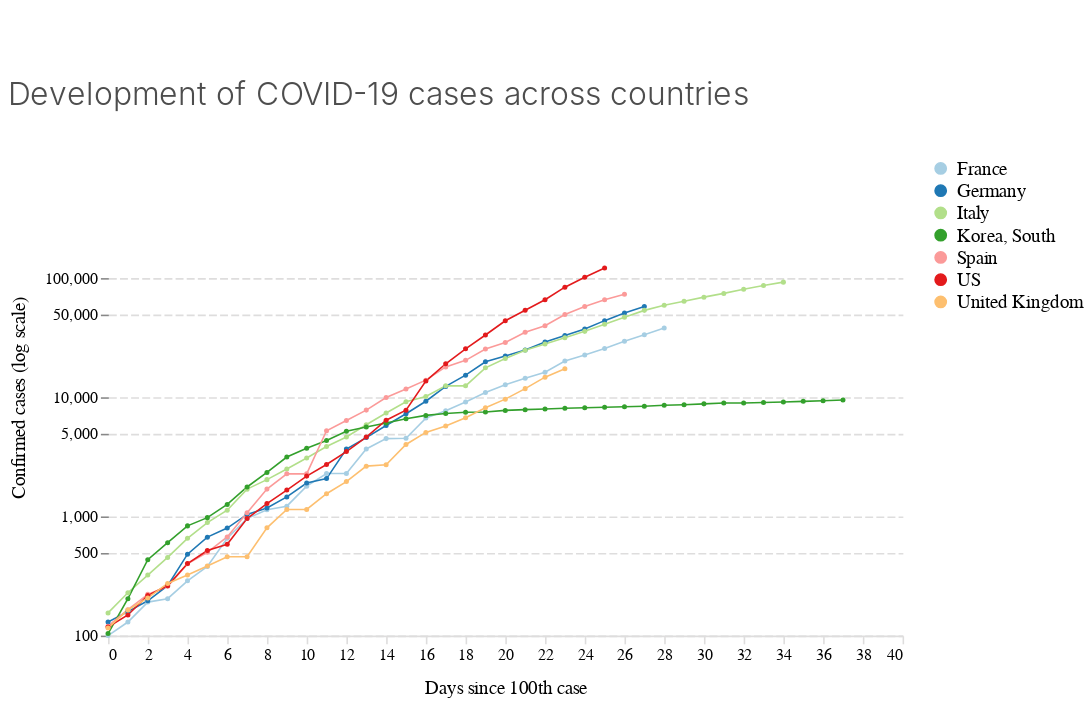

Notebook code for this chart:
### Code cell
chart_covid_cases

### Figure 1 — Vega-Lite specification as saved in the notebook (floating-point values rounded to 4 significant figures; data arrays with more than 128 entries replaced by an {"elided": "..."} marker saying what was removed)
{"$schema": "https://vega.github.io/schema/vega-lite/v3.4.0.json", "config": {"area": {"fill": "#1696d2"}, "axisX": {"domain": true, "domainColor": "#DEDDDD", "domainDashOffset": 10, "domainWidth": 1, "grid": false, "labelAngle": 0, "labelFont": "Avenir", "labelFontSize": 10, "tickColor": "#DEDDDD", "titleFont": "Avenir", "titleFontSize": 12, "titleFontWeight": 400, "titlePadding": 10}, "axisY": {"domain": false, "domainDashOffset": 10, "grid": true, "gridColor": "#DEDDDD", "gridDash": [5, 2], "gridWidth": 1, "labelAngle": 0, "labelFont": "Avenir", "labelFontSize": 10, "titleFont": "Avenir", "titleFontSize": 12, "titleFontWeight": 400, "titlePadding": 10}, "bar": {"fill": "#1696d2", "strokeWidth": 0}, "guide-title": {"color": "Monospace", "font": "Avenir", "fontSize": 15}, "header": {"titleFontSize": 12, "titleFontWeight": 400}, "legend": {"labelFont": "Avenir", "labelFontSize": 12, "symbolSize": 50, "symbolType": "circle", "title": "", "titleFont": "Avenir", "titleFontSize": 12}, "line": {"color": "#1696d2", "stroke": "#1696d2", "strokeWidth": 1}, "path": {"stroke": "#1696d2"}, "point": {"filled": true}, "range": {"category": ["#a6cee3", "#1f78b4", "#b2df8a", "#33a02c", "#fb9a99", "#e31a1c", "#fdbf6f", "#ff7f00"], "diverging": ["#cfe8f3", "#a2d4ec", "#73bfe2", "#46abdb", "#1696d2", "#12719e"]}, "text": {"align": "right", "color": "#1696d2", "font": "Avenir", "fontSize": 12, "fontWeight": 400, "size": 11}, "title": {"anchor": "start", "color": "#4d4d4d", "font": "Avenir", "fontSize": 20, "fontWeight": 300, "lineHeight": 100, "offset": 30}, "trail": {"color": "#1696d2", "stroke": "#1696d2"}, "view": {"strokeWidth": 0}}, "data": {"name": "data-cf16332c87da89e766bc311897f135f2"}, "datasets": {"data-cf16332c87da89e766bc311897f135f2": {"elided": "207 records"}}, "encoding": {"color": {"field": "country", "type": "nominal"}, "x": {"field": "days_since100", "title": "Days since 100th case", "type": "quantitative"}, "y": {"field": "value", "scale": {"bins": [100, 500, 1000, 5000, 10000, 50000, 100000], "type": "log"}, "title": "Confirmed cases (log scale)", "type": "quantitative"}}, "height": 300, "mark": {"point": {"shape": "circle", "size": 10}, "type": "line"}, "padding": {"bottom": 5, "left": 5, "right": 5, "top": 50}, "title": "Development of COVID-19 cases across countries", "width": 500}
